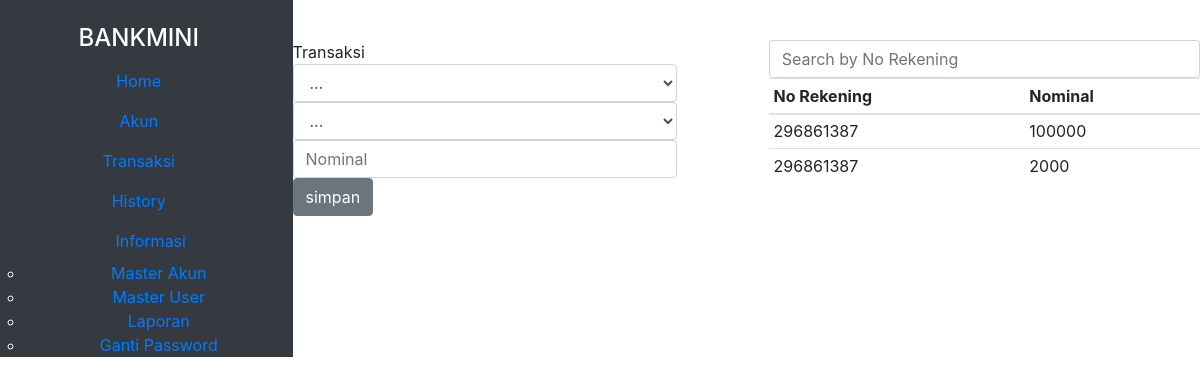
The app's page /index.php/dashboard/transaksi, older data.
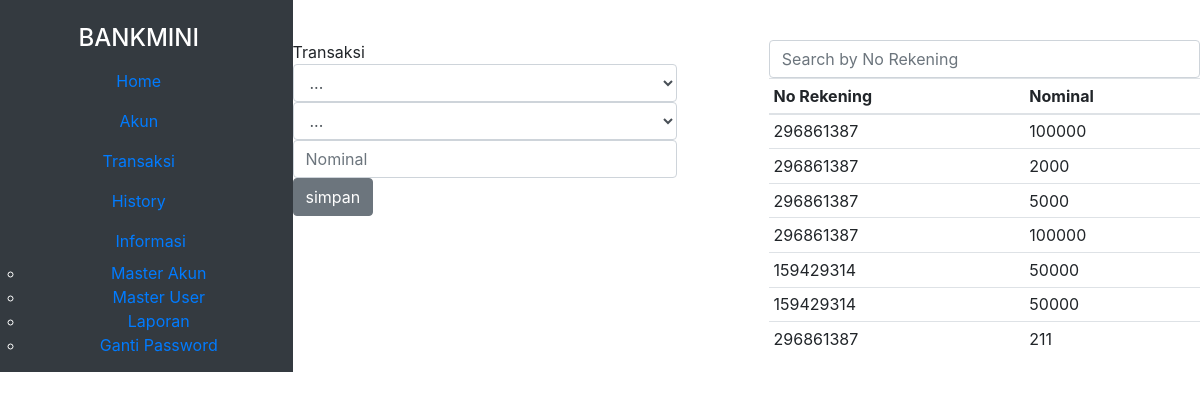
The same page, newer data.
### tables this page shows
CREATE TABLE `transaksi` (
  `id_transaksi` int(11) NOT NULL,
  `id_akun` char(10) NOT NULL,
  `tanggal` date NOT NULL,
  `transaksi` int(11) NOT NULL
);

### application/controllers/Dashboard.php (called while the page is built, shortened)
<?php
class dashboard extends CI_Controller {
    public function __construct(){
        $this->load->helper('url');
        $this->load->helper('date');
        $this->load->library('session');
        $this->load->model('mUser');
        $this->load->model('mTransaksi');
        $this->load->model('mAkun');
    }
    public function transaksi()
    {
        $data['allAkun'] = $this->mAkun->getAllAkun();
        $data['allTransaksi'] = $this->mTransaksi->getAllTransaksi();
        $this->load->view('transaksi',$data);
    }
}

### index.php (called while the page is built, shortened)
<?php
require_once BASEPATH.'core/CodeIgniter.php';

### application/models/mTransaksi.php (called while the page is built, shortened)
<?php
class mTransaksi extends CI_MODEL{
    public function getAllTransaksi(){
        $query = $this->db->get('transaksi');
        return $query->result();
    }
}
?>

### application/views/transaksi.php (the view, shortened to what this page needs)
<?php include "template/header.php" ?>
<div class="body-content">
    <div class="container">
        <div class="row">
            <div class="col-md-5 p-0 m-0">
                <div class="sub">
                    Transaksi
                </div>
                <?= form_open('dashboard/transaksiInsert') ?>
                    <div class="form-row ">
                        <div class="col-12">
                            <div>
                                <select class="form-control white" name="noreg" id="">
                                    <option value="">...</option>
                                </select>
                            </div>
                            <div>
                                <select class="form-control white" name="metode" id="">
                                <option value="">...</option>
                                </select>
                            </div>
                            <div>
                                <input class="form-control white" placeholder="Nominal" name="nominal">
                            </div>
                        </div>
                    </div>
                    <button type="submit" class="btn btn-secondary">simpan</button>
                </form>
            </div>
            <div class="col-md-1"></div>
            <div class="col-md-6">
                <div class="bgtable">
                    <form>
                        <input type="number" class="form-control" placeholder="Search by No Rekening">
                    </form>
                    <table class="table table-sm ">
                        <thead>
                            <tr>
                                <th scope="col">No Rekening</th>
                                <th scope="col">Nominal</th>
                            </tr>
                        </thead>
                        <tbody>
                        <?php foreach ($allTransaksi as $row) :?>
                            <tr>
                                <td><?= $row->id_akun ?></td>
                                <td><?= $row->transaksi ?></td>
                            </tr>
                        <?php endforeach ?>
                        </tbody>
                    </table>
                </div>
            </div>
        </div>
    </div>
</div>
<?php include "template/footer.php" ?>

Row changes from the older to the newer data that the page shows:
added transaksi: id_akun "296861387", transaksi "5000"
added transaksi: id_akun "296861387", transaksi "100000"
added transaksi: id_akun "159429314", transaksi "50000"
added transaksi: id_akun "159429314", transaksi "50000"
added transaksi: id_akun "296861387", transaksi "211"
